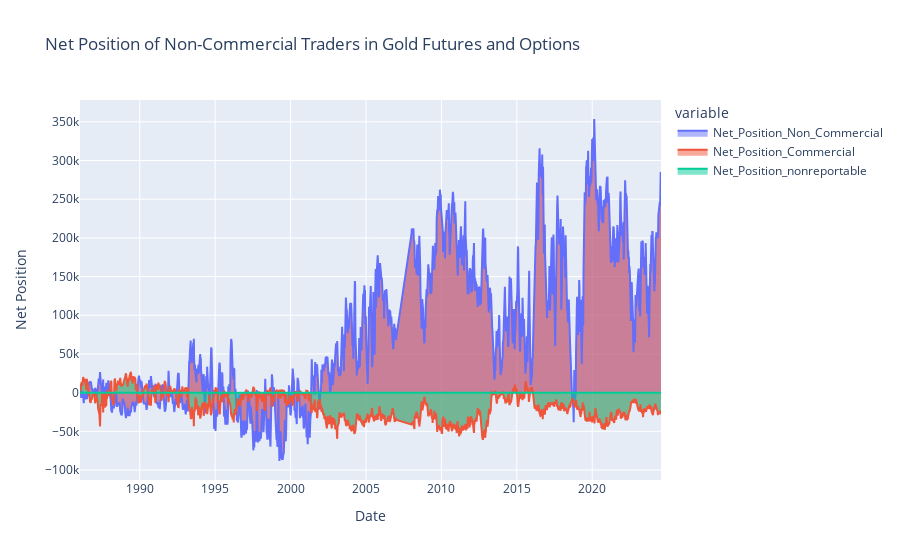

The notebook cell saved with this chart:
### Code cell
fig = px.area(gold_cot, x=gold_cot.index, y=['Net_Position_Non_Commercial','Net_Position_Commercial','Net_Position_nonreportable'],
              title='Net Position of Non-Commercial Traders in Gold Futures and Options',
              labels={'As of Date in Form YYYY-MM-DD': 'Date', 'Net_Position_Non_Commercial': 'Net Position'})
fig.update_layout(xaxis_title='Date', yaxis_title='Net Position')
fig.show()

### Figure 1 — Plotly figure (JSON) as saved in the notebook; plotly's stock layout.template omitted (floating-point values rounded to 4 significant figures; data arrays with more than 128 entries replaced by an {"elided": "..."} marker saying what was removed)
{"data": [{"fillpattern": {"shape": ""}, "hovertemplate": "variable=Net_Position_Non_Commercial<br>Date=%{x}<br>value=%{y}<extra></extra>", "legendgroup": "Net_Position_Non_Commercial", "line": {"color": "#636efa"}, "marker": {"symbol": "circle"}, "mode": "lines", "name": "Net_Position_Non_Commercial", "orientation": "v", "showlegend": true, "stackgroup": "1", "type": "scatter", "x": {"elided": "1779 str values"}, "xaxis": "x", "y": {"elided": "1779 int values"}, "yaxis": "y"}, {"fillpattern": {"shape": ""}, "hovertemplate": "variable=Net_Position_Commercial<br>Date=%{x}<br>value=%{y}<extra></extra>", "legendgroup": "Net_Position_Commercial", "line": {"color": "#EF553B"}, "marker": {"symbol": "circle"}, "mode": "lines", "name": "Net_Position_Commercial", "orientation": "v", "showlegend": true, "stackgroup": "1", "type": "scatter", "x": {"elided": "1779 str values"}, "xaxis": "x", "y": {"elided": "1779 int values"}, "yaxis": "y"}, {"fillpattern": {"shape": ""}, "hovertemplate": "variable=Net_Position_nonreportable<br>Date=%{x}<br>value=%{y}<extra></extra>", "legendgroup": "Net_Position_nonreportable", "line": {"color": "#00cc96"}, "marker": {"symbol": "circle"}, "mode": "lines", "name": "Net_Position_nonreportable", "orientation": "v", "showlegend": true, "stackgroup": "1", "type": "scatter", "x": {"elided": "1779 str values"}, "xaxis": "x", "y": {"elided": "1779 int values"}, "yaxis": "y"}], "layout": {"legend": {"title": {"text": "variable"}, "tracegroupgap": 0}, "title": {"text": "Net Position of Non-Commercial Traders in Gold Futures and Options"}, "xaxis": {"anchor": "y", "domain": [0, 1], "title": {"text": "Date"}}, "yaxis": {"anchor": "x", "domain": [0, 1], "title": {"text": "Net Position"}}}}
